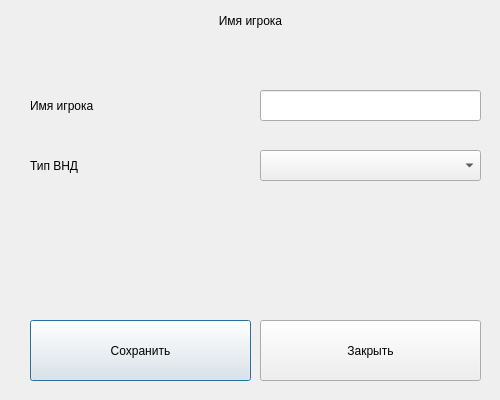
<?xml version="1.0" encoding="UTF-8"?>
<ui version="4.0">
 <class>PlayerDialog</class>
 <widget class="QDialog" name="PlayerDialog">
  <property name="windowModality">
   <enum>Qt::ApplicationModal</enum>
  </property>
  <property name="geometry">
   <rect>
    <x>0</x>
    <y>0</y>
    <width>500</width>
    <height>400</height>
   </rect>
  </property>
  <property name="windowTitle">
   <string>Dialog</string>
  </property>
  <widget class="QLineEdit" name="lineEditPlayerName">
   <property name="geometry">
    <rect>
     <x>260</x>
     <y>90</y>
     <width>221</width>
     <height>31</height>
    </rect>
   </property>
  </widget>
  <widget class="QComboBox" name="comboBoxPlayerType">
   <property name="geometry">
    <rect>
     <x>260</x>
     <y>150</y>
     <width>221</width>
     <height>31</height>
    </rect>
   </property>
  </widget>
  <widget class="QLabel" name="label">
   <property name="geometry">
    <rect>
     <x>30</x>
     <y>90</y>
     <width>181</width>
     <height>31</height>
    </rect>
   </property>
   <property name="text">
    <string>Имя игрока</string>
   </property>
  </widget>
  <widget class="QPushButton" name="pushButtonSave">
   <property name="geometry">
    <rect>
     <x>30</x>
     <y>320</y>
     <width>221</width>
     <height>61</height>
    </rect>
   </property>
   <property name="text">
    <string>Сохранить</string>
   </property>
  </widget>
  <widget class="QPushButton" name="pushButtonClose">
   <property name="geometry">
    <rect>
     <x>260</x>
     <y>320</y>
     <width>221</width>
     <height>61</height>
    </rect>
   </property>
   <property name="text">
    <string>Закрыть</string>
   </property>
  </widget>
  <widget class="QLabel" name="label_2">
   <property name="geometry">
    <rect>
     <x>30</x>
     <y>150</y>
     <width>181</width>
     <height>31</height>
    </rect>
   </property>
   <property name="text">
    <string>Тип ВНД</string>
   </property>
  </widget>
  <widget class="QLabel" name="label_3">
   <property name="geometry">
    <rect>
     <x>0</x>
     <y>0</y>
     <width>501</width>
     <height>41</height>
    </rect>
   </property>
   <property name="text">
    <string>Имя игрока</string>
   </property>
   <property name="alignment">
    <set>Qt::AlignCenter</set>
   </property>
  </widget>
 </widget>
 <resources/>
 <connections/>
</ui>
